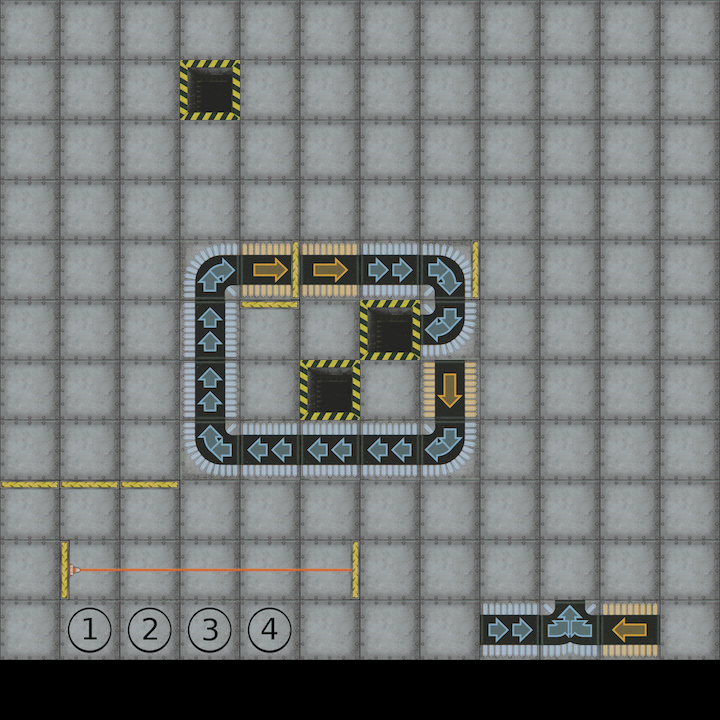

This is a level from a 2D game, rendered from its Tiled map with the project's own tilesets. A one-line summary and the complete map file follow:
An orthogonal 12x12 tile map with 60x60 px tiles, 6 tile layers (FLOOR, CONVEYOR_BELTS, HOLES, LASERS, ...).

<map version="1.2" tiledversion="1.3.2" orientation="orthogonal" renderorder="right-down" compressionlevel="0" width="12" height="12" tilewidth="60" tileheight="60" infinite="0" nextlayerid="7" nextobjectid="1">
 <tileset firstgid="1" source="tileset.tsx" />
 <layer id="1" name="FLOOR" width="12" height="12">
  <data encoding="csv">
5,5,5,5,5,5,5,5,5,5,5,5,
5,5,5,5,5,5,5,5,5,5,5,5,
5,5,5,5,5,5,5,5,5,5,5,5,
5,5,5,5,5,5,5,5,5,5,5,5,
5,5,5,5,5,5,5,5,5,5,5,5,
5,5,5,5,5,5,5,5,5,5,5,5,
5,5,5,5,5,5,5,5,5,5,5,5,
5,5,5,5,5,5,5,5,5,5,5,5,
5,5,5,5,5,5,5,5,5,5,5,5,
5,5,5,5,5,5,5,5,5,5,5,5,
5,121,122,123,124,5,5,5,5,5,5,5
</data>
 </layer>
 <layer id="2" name="CONVEYOR_BELTS" width="12" height="12">
  <data encoding="csv">
0,0,0,0,0,0,0,0,0,0,0,0,
0,0,0,0,0,0,0,0,0,0,0,0,
0,0,0,0,0,0,0,0,0,0,0,0,
0,0,0,0,0,0,0,0,0,0,0,0,
0,0,0,19,52,52,14,20,0,0,0,0,
0,0,0,13,0,0,0,28,0,0,0,0,
0,0,0,13,0,0,0,50,0,0,0,0,
0,0,0,27,22,22,22,28,0,0,0,0,
0,0,0,0,0,0,0,0,0,0,0,0,
0,0,0,0,0,0,0,0,0,0,0,0,
0,0,0,0,0,0,0,0,14,84,51,0,
0,0,0,0,0,0,0,0,0,0,0,0
</data>
 </layer>
<layer id="3" name="HOLES" width="12" height="12">
  <data encoding="csv">
0,0,0,0,0,0,0,0,0,0,0,0,
0,0,0,6,0,0,0,0,0,0,0,0,
0,0,0,0,0,0,0,0,0,0,0,0,
0,0,0,0,0,0,0,0,0,0,0,0,
0,0,0,0,0,0,0,0,0,0,0,0,
0,0,0,0,0,0,6,0,0,0,0,0,
0,0,0,0,0,6,0,0,0,0,0,0,
0,0,0,0,0,0,0,0,0,0,0,0,
0,0,0,0,0,0,0,0,0,0,0,0,
0,0,0,0,0,0,0,0,0,0,0,0,
0,0,0,0,0,0,0,0,0,0,0,0,
0,0,0,0,0,0,0,0,0,0,0,0
</data>
 </layer>
 <layer id="4" name="LASERS" width="12" height="12">
   <data encoding="csv">
 0,0,0,0,0,0,0,0,0,0,0,0,
 0,0,0,6,0,0,0,0,0,0,0,0,
 0,0,0,0,0,0,0,0,0,0,0,0,
 0,0,0,0,0,0,0,0,0,0,0,0,
 0,0,0,0,0,0,0,0,0,0,0,0,
 0,0,0,0,0,0,0,0,0,0,0,0,
 0,0,0,0,0,0,0,0,0,0,0,0,
 0,0,0,0,0,0,0,0,0,0,0,0,
 0,0,0,0,0,0,0,0,0,0,0,0,
 0,39,39,39,39,39,0,0,0,0,0,0,
 0,0,0,0,0,0,0,0,0,0,0,0,
 0,0,0,0,0,0,0,0,0,0,0,0
 </data>
  </layer>
 <layer id="5" name="Player" width="12" height="12">
  <data encoding="csv">
0,0,0,0,0,0,0,0,0,0,0,0,
0,0,0,0,0,0,0,0,0,0,0,0,
0,0,0,0,0,0,0,0,0,0,0,0,
0,0,0,0,0,0,0,0,0,0,0,0,
0,0,0,0,0,0,0,0,0,0,0,0,
0,0,0,0,0,0,0,0,0,0,0,0,
0,0,0,0,0,0,0,0,0,0,0,0,
0,0,0,0,0,0,0,0,0,0,0,0,
0,0,0,0,0,0,0,0,0,0,0,0,
0,0,0,0,0,0,0,0,0,0,0,0,
0,0,0,0,0,0,0,0,0,0,0,0,
0,0,0,0,0,0,0,0,0,0,0,0
</data>
 </layer>
 <layer id="6" name="WALLS" width="12" height="12">
  <data encoding="csv">
0,0,0,0,0,0,0,0,0,0,0,0,
0,0,0,0,0,0,0,0,0,0,0,0,
0,0,0,0,0,0,0,0,0,0,0,0,
0,0,0,0,0,0,0,0,0,0,0,0,
0,0,0,0,23,0,0,23,0,0,0,0,
0,0,0,0,31,0,0,0,0,0,0,0,
0,0,0,0,0,0,0,0,0,0,0,0,
0,0,0,0,0,0,0,0,0,0,0,0,
31,31,31,0,0,0,0,0,0,0,0,0,
0,38,0,0,0,23,0,0,0,0,0,0,
0,0,0,0,0,0,0,0,0,0,0,0,
0,0,0,0,0,0,0,0,0,0,0,0
</data>
 </layer>
</map>
